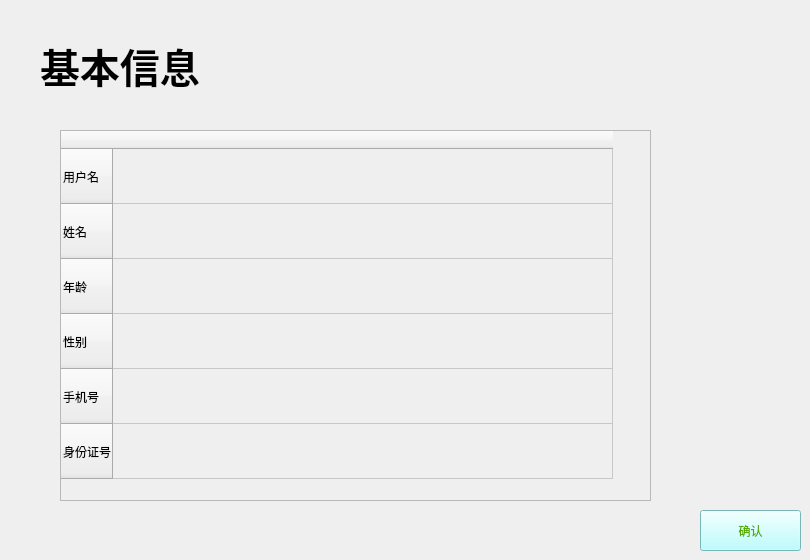
   <widget class="QWidget" name="page_10">
    <widget class="QTableWidget" name="tableWidget_2">
     <property name="geometry">
      <rect>
       <x>60</x>
       <y>130</y>
       <width>591</width>
       <height>371</height>
      </rect>
     </property>
     <property name="styleSheet">
      <string notr="true">font: 12pt &quot;微软雅黑&quot;;
background-color: rgb(239, 239, 239);</string>
     </property>
     <attribute name="horizontalHeaderMinimumSectionSize">
      <number>500</number>
     </attribute>
     <attribute name="horizontalHeaderDefaultSectionSize">
      <number>500</number>
     </attribute>
     <attribute name="verticalHeaderMinimumSectionSize">
      <number>55</number>
     </attribute>
     <attribute name="verticalHeaderDefaultSectionSize">
      <number>55</number>
     </attribute>
     <row>
      <property name="text">
       <string>用户名</string>
      </property>
     </row>
     <row>
      <property name="text">
       <string>姓名</string>
      </property>
     </row>
     <row>
      <property name="text">
       <string>年龄</string>
      </property>
     </row>
     <row>
      <property name="text">
       <string>性别</string>
      </property>
     </row>
     <row>
      <property name="text">
       <string>手机号</string>
      </property>
     </row>
     <row>
      <property name="text">
       <string>身份证号</string>
      </property>
     </row>
     <column>
      <property name="text">
       <string/>
      </property>
     </column>
    </widget>
    <widget class="QLabel" name="label_46">
     <property name="geometry">
      <rect>
       <x>40</x>
       <y>40</y>
       <width>221</width>
       <height>51</height>
      </rect>
     </property>
     <property name="font">
      <font>
       <family>华文琥珀</family>
       <pointsize>30</pointsize>
       <weight>75</weight>
       <bold>true</bold>
      </font>
     </property>
     <property name="text">
      <string>基本信息</string>
     </property>
    </widget>
    <widget class="QPushButton" name="Ptn_p10_o">
     <property name="geometry">
      <rect>
       <x>700</x>
       <y>510</y>
       <width>101</width>
       <height>41</height>
      </rect>
     </property>
     <property name="styleSheet">
      <string notr="true">QPushButton {font: 10pt &quot;微软雅黑&quot;;
background-color: rgb(170, 255, 255);
color: rgb(85, 170, 0);}
QPushButton:hover { 
background-color: rgb(151, 227, 227);
color: rgb(255, 255, 255);}</string>
     </property>
     <property name="text">
      <string>确认</string>
     </property>
    </widget>
   </widget>
